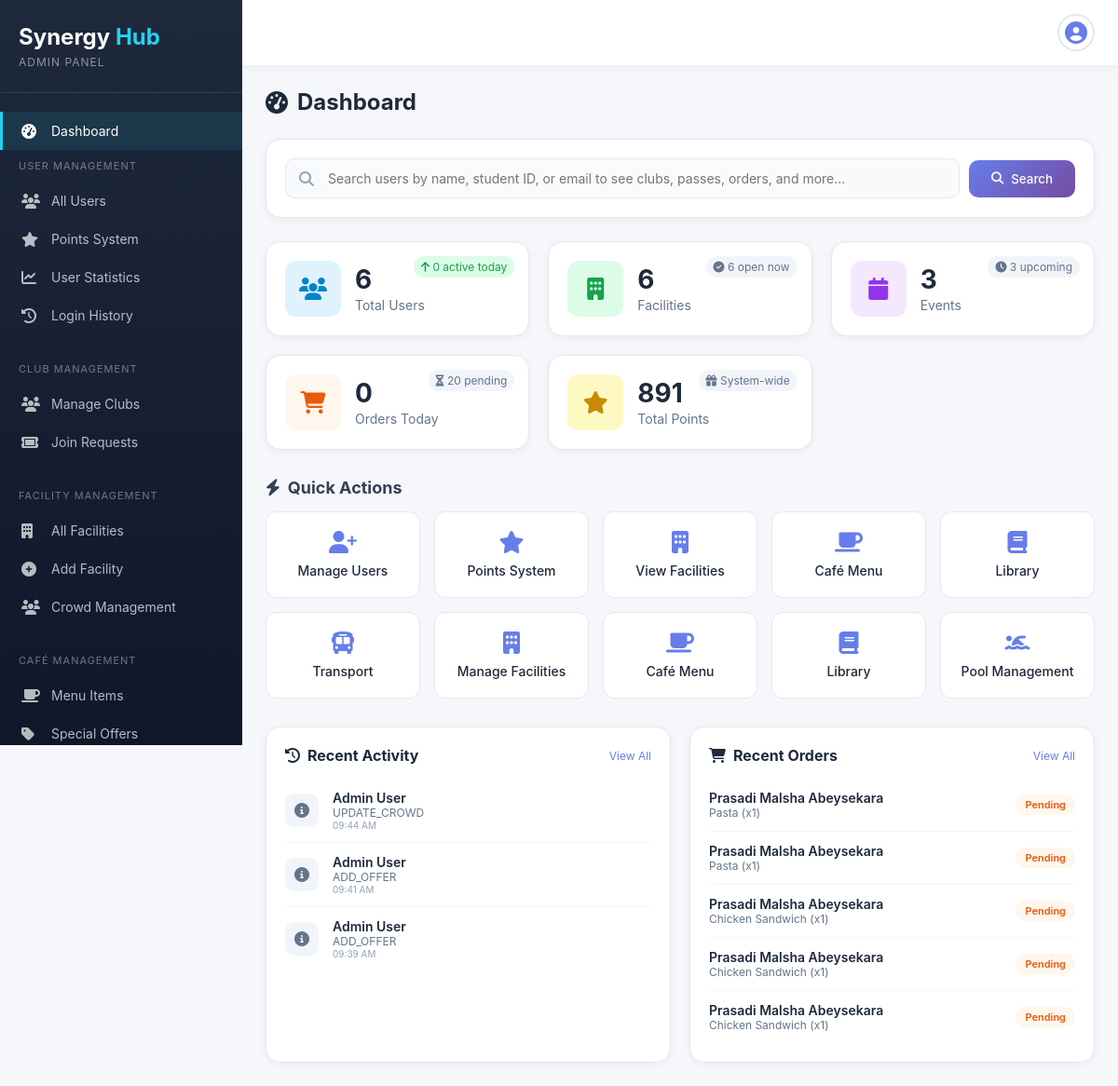
/synergy-hub_Full_Project/admin/index.php (signed in), run on the app's committed database.
### tables this page shows
CREATE TABLE `activitylogs` (
  `LogID` int(11) NOT NULL,
  `UserID` int(11) NOT NULL,
  `Action` varchar(50) NOT NULL,
  `Details` text DEFAULT NULL,
  `Timestamp` datetime DEFAULT current_timestamp()
);

CREATE TABLE `users` (
  `UserID` int(11) NOT NULL,
  `StudentID` varchar(20) DEFAULT NULL,
  `Name` varchar(100) NOT NULL,
  `Email` varchar(100) NOT NULL,
  `PasswordHash` varchar(255) NOT NULL,
  `Role` enum('Admin','User','Visitor') DEFAULT 'User',
  `PointsBalance` int(11) DEFAULT 0,
  `MembershipStatus` enum('Active','Inactive','Expired') DEFAULT 'Active',
  `CreatedAt` timestamp NOT NULL DEFAULT current_timestamp()
);

CREATE TABLE `orders` (
  `OrderID` int(11) NOT NULL,
  `UserID` int(11) NOT NULL,
  `ItemName` varchar(100) NOT NULL,
  `Category` enum('Food','Beverage','Dessert') NOT NULL,
  `Price` decimal(10,2) NOT NULL,
  `Quantity` int(11) DEFAULT 1,
  `Timestamp` timestamp NOT NULL DEFAULT current_timestamp(),
  `Status` enum('Pending','Preparing','Ready','Completed','Cancelled') DEFAULT 'Pending'
);

### synergy-hub_Full_Project/admin/config.php (called while the page is built, shortened)
<?php
function getDashboardCounts($conn) {
    $counts = [];
    $result = mysqli_query($conn, "SELECT COUNT(*) as count FROM Users WHERE Role = 'User'");
    $counts['total_users'] = $result ? mysqli_fetch_assoc($result)['count'] : 0;
    $check_activity = mysqli_query($conn, "SHOW TABLES LIKE 'ActivityLogs'");
    if (mysqli_num_rows($check_activity) > 0) {
        $result = mysqli_query($conn, "SELECT COUNT(DISTINCT UserID) as count FROM ActivityLogs WHERE DATE(Timestamp) = CURDATE()");
        $counts['active_today'] = $result ? mysqli_fetch_assoc($result)['count'] : 0;
    } else {
        $counts['active_today'] = 0;
    }
    $check_facilities = mysqli_query($conn, "SHOW TABLES LIKE 'Facilities'");
    if (mysqli_num_rows($check_facilities) > 0) {
        $result = mysqli_query($conn, "SELECT COUNT(*) as count FROM Facilities");
        $counts['total_facilities'] = $result ? mysqli_fetch_assoc($result)['count'] : 0;
        $result = mysqli_query($conn, "SELECT COUNT(*) as count FROM Facilities WHERE Status = 'Open'");
        $counts['open_facilities'] = $result ? mysqli_fetch_assoc($result)['count'] : 0;
    } else {
        $counts['total_facilities'] = 0;
        $counts['open_facilities'] = 0;
    }
    $check_events = mysqli_query($conn, "SHOW TABLES LIKE 'Events'");
    if (mysqli_num_rows($check_events) > 0) {
        $result = mysqli_query($conn, "SELECT COUNT(*) as count FROM Events");
        $counts['total_events'] = $result ? mysqli_fetch_assoc($result)['count'] : 0;
        $result = mysqli_query($conn, "SELECT COUNT(*) as count FROM Events WHERE Status = 'Upcoming'");
        $counts['upcoming_events'] = $result ? mysqli_fetch_assoc($result)['count'] : 0;
    } else {
        $counts['total_events'] = 0;
        $counts['upcoming_events'] = 0;
    }
    $check_orders = mysqli_query($conn, "SHOW TABLES LIKE 'Orders'");
    if (mysqli_num_rows($check_orders) > 0) {
        $result = mysqli_query($conn, "SELECT COUNT(*) as count FROM Orders WHERE DATE(Timestamp) = CURDATE()");
        $counts['orders_today'] = $result ? mysqli_fetch_assoc($result)['count'] : 0;
        $result = mysqli_query($conn, "SELECT COUNT(*) as count FROM Orders WHERE Status = 'Pending'");
        $counts['pending_orders'] = $result ? mysqli_fetch_assoc($result)['count'] : 0;
    } else {
        $counts['orders_today'] = 0;
        $counts['pending_orders'] = 0;
    }
    $result = mysqli_query($conn, "SELECT SUM(PointsBalance) as total FROM Users");
    $counts['total_points'] = $result ? (mysqli_fetch_assoc($result)['total'] ?? 0) : 0;
    return $counts;
}
?>

### synergy-hub_Full_Project/admin/index.php (the view, shortened to what this page needs)
<?php
require_once 'middleware.php';
require_once 'config.php';
$counts = getDashboardCounts($conn);
$search_term = isset($_GET['search']) ? trim($_GET['search']) : '';
$activity_result = false;
$check_activity = mysqli_query($conn, "SHOW TABLES LIKE 'ActivityLogs'");
if (mysqli_num_rows($check_activity) > 0) {
    $activity_sql = "SELECT al.*, u.Name as UserName
                     FROM ActivityLogs al
                     JOIN Users u ON al.UserID = u.UserID
                     ORDER BY al.Timestamp DESC
                     LIMIT 10";
    $activity_result = mysqli_query($conn, $activity_sql);
}
$orders_result = false;
$check_orders = mysqli_query($conn, "SHOW TABLES LIKE 'Orders'");
if (mysqli_num_rows($check_orders) > 0) {
    $orders_sql = "SELECT o.*, u.Name as UserName
                   FROM Orders o
                   JOIN Users u ON o.UserID = u.UserID
                   ORDER BY o.Timestamp DESC
                   LIMIT 5";
    $orders_result = mysqli_query($conn, $orders_sql);
}
?>
<!DOCTYPE html>
<html lang="en">
<head>
    <link rel="stylesheet" href="https://cdnjs.cloudflare.com/ajax/libs/font-awesome/6.5.0/css/all.min.css">
    <link rel="stylesheet" href="admin.css">
</head>
<body>
    <div class="admin-container">
        <?php include 'includes/sidebar.php'; ?>
        <div class="main-content">
            <?php include 'includes/topbar.php'; ?>
            <div class="content">
                <h1 class="page-title">
                    <i class="fa-solid fa-gauge-high"></i> Dashboard
                </h1>
                <div class="dashboard-search">
                    <form method="GET" action="" id="searchForm">
                        <div class="search-container">
                            <div class="search-input-wrapper">
                                <i class="fa-solid fa-search"></i>
                                <input type="text"
                                       name="search"
                                       class="search-input"
                                       placeholder="Search users by name, student ID, or email to see clubs, passes, orders, and more..."
                                       value="<?php echo htmlspecialchars($search_term); ?>">
                            </div>
                            <button type="submit" class="search-btn">
                                <i class="fa-solid fa-magnifying-glass"></i> Search
                            </button>
                        </div>
                    </form>
                </div>
                <div class="stats-grid">
                    <div class="stat-card">
                        <div class="stat-icon blue">
                            <i class="fa-solid fa-users"></i>
                        </div>
                        <div class="stat-info">
                            <span class="stat-value"><?php echo $counts['total_users']; ?></span>
                            <span class="stat-label">Total Users</span>
                        </div>
                        <div class="stat-change positive">
                            <i class="fa-solid fa-arrow-up"></i> <?php echo $counts['active_today']; ?> active today
                        </div>
                    </div>
                    <div class="stat-card">
                        <div class="stat-icon green">
                            <i class="fa-solid fa-building"></i>
                        </div>
                        <div class="stat-info">
                            <span class="stat-value"><?php echo $counts['total_facilities']; ?></span>
                            <span class="stat-label">Facilities</span>
                        </div>
                        <div class="stat-change">
                            <i class="fa-solid fa-circle-check"></i> <?php echo $counts['open_facilities']; ?> open now
                        </div>
                    </div>
                    <div class="stat-card">
                        <div class="stat-icon purple">
                            <i class="fa-solid fa-calendar"></i>
                        </div>
                        <div class="stat-info">
                            <span class="stat-value"><?php echo $counts['total_events']; ?></span>
                            <span class="stat-label">Events</span>
                        </div>
                        <div class="stat-change">
                            <i class="fa-solid fa-clock"></i> <?php echo $counts['upcoming_events']; ?> upcoming
                        </div>
                    </div>
                    <div class="stat-card">
                        <div class="stat-icon orange">
                            <i class="fa-solid fa-cart-shopping"></i>
                        </div>
                        <div class="stat-info">
                            <span class="stat-value"><?php echo $counts['orders_today']; ?></span>
                            <span class="stat-label">Orders Today</span>
                        </div>
                        <div class="stat-change">
                            <i class="fa-solid fa-hourglass-half"></i> <?php echo $counts['pending_orders']; ?> pending
                        </div>
                    </div>
                    <div class="stat-card">
                        <div class="stat-icon yellow">
                            <i class="fa-solid fa-star"></i>
                        </div>
                        <div class="stat-info">
                            <span class="stat-value"><?php echo number_format($counts['total_points']); ?></span>
                            <span class="stat-label">Total Points</span>
                        </div>
                        <div class="stat-change">
                            <i class="fa-solid fa-gift"></i> System-wide
                        </div>
                    </div>
                </div>
                <div class="quick-actions">
                    <h2 class="section-title">
                        <i class="fa-solid fa-bolt"></i> Quick Actions
                    </h2>
                    <div class="actions-grid">
                        <a href="users.php" class="action-card">
                            <i class="fa-solid fa-user-plus"></i>
                            <span>Manage Users</span>
                        </a>
                        <a href="points.php" class="action-card">
                            <i class="fa-solid fa-star"></i>
                            <span>Points System</span>
                        </a>
                        <a href="../facility_management.php" target="_blank" class="action-card">
                            <i class="fa-solid fa-building"></i>
                            <span>View Facilities</span>
                        </a>
                        <a href="../cafe_menu.php?id=1" target="_blank" class="action-card">
                            <i class="fa-solid fa-mug-saucer"></i>
                            <span>Café Menu</span>
                        </a>
                        <a href="../library_books.php?id=2" target="_blank" class="action-card">
                            <i class="fa-solid fa-book"></i>
                            <span>Library</span>
                        </a>
                        <a href="../transport.php" target="_blank" class="action-card">
                            <i class="fa-solid fa-bus"></i>
                            <span>Transport</span>
                        </a>
                        <a href="facility_management.php" class="action-card">
                            <i class="fa-solid fa-building"></i>
                            <span>Manage Facilities</span>
                        </a>
                        <a href="cafe_menu_admin.php" class="action-card">
                            <i class="fa-solid fa-mug-saucer"></i>
                            <span>Café Menu</span>
                        </a>
                        <a href="library_management.php" class="action-card">
                            <i class="fa-solid fa-book"></i>
                            <span>Library</span>
                        </a>
                        <a href="pool_management.php" class="action-card">
                            <i class="fa-solid fa-person-swimming"></i>
                            <span>Pool Management</span>
                        </a>
                    </div>
                </div>
                <div class="dashboard-grid">
                    <div class="dashboard-card">
                        <div class="card-header">
                            <h3><i class="fa-solid fa-clock-rotate-left"></i> Recent Activity</h3>
                            <a href="activity_logs.php" class="view-all">View All</a>
                        </div>
                        <div class="activity-list">
                            <?php if($activity_result && mysqli_num_rows($activity_result) > 0): ?>
                                <?php while($activity = mysqli_fetch_assoc($activity_result)): ?>
                                <div class="activity-item">
                                    <div class="activity-icon">
                                        <?php
                                        $icon = 'fa-circle-info';
                                        ?>
                                        <i class="fa-solid <?php echo $icon; ?>"></i>
                                    </div>
                                    <div class="activity-details">
                                        <div class="activity-user"><?php echo htmlspecialchars($activity['UserName']); ?></div>
                                        <div class="activity-action"><?php echo $activity['Action']; ?></div>
                                        <div class="activity-time"><?php echo date('h:i A', strtotime($activity['Timestamp'])); ?></div>
                                    </div>
                                </div>
                                <?php endwhile; ?>
                            <?php endif; ?>
                        </div>
                    </div>
                    <div class="dashboard-card">
                        <div class="card-header">
                            <h3><i class="fa-solid fa-cart-shopping"></i> Recent Orders</h3>
                            <a href="../my_orders.php" target="_blank" class="view-all">View All</a>
                        </div>
                        <div class="orders-list">
                            <?php if($orders_result && mysqli_num_rows($orders_result) > 0): ?>
                                <?php while($order = mysqli_fetch_assoc($orders_result)): ?>
                                <div class="order-item">
                                    <div class="order-info">
                                        <div class="order-user"><?php echo htmlspecialchars($order['UserName']); ?></div>
                                        <div class="order-desc"><?php echo htmlspecialchars($order['ItemName']); ?> (x<?php echo $order['Quantity']; ?>)</div>
                                    </div>
                                    <div class="order-status status-<?php echo strtolower($order['Status']); ?>">
                                        <?php echo $order['Status']; ?>
                                    </div>
                                </div>
                                <?php endwhile; ?>
                            <?php endif; ?>
                        </div>
                    </div>
                </div>
            </div>
        </div>
    </div>
</body>
</html>

### data on the page
activitylogs: UserID.Name "Admin User", Action "UPDATE_CROWD", Timestamp "09:44 AM"
activitylogs: UserID.Name "Admin User", Action "ADD_OFFER", Timestamp "09:41 AM"
activitylogs: UserID.Name "Admin User", Action "ADD_OFFER", Timestamp "09:39 AM"
orders: UserID.Name "Prasadi Malsha Abeysekara", ItemName "Pasta", Quantity "1", Status "Pending"
orders: UserID.Name "Prasadi Malsha Abeysekara", ItemName "Pasta", Quantity "1", Status "Pending"
orders: UserID.Name "Prasadi Malsha Abeysekara", ItemName "Chicken Sandwich", Quantity "1", Status "Pending"
orders: UserID.Name "Prasadi Malsha Abeysekara", ItemName "Chicken Sandwich", Quantity "1", Status "Pending"
orders: UserID.Name "Prasadi Malsha Abeysekara", ItemName "Chicken Sandwich", Quantity "1", Status "Pending"

### other printed values
$counts['total_users'] "6"
$counts['active_today'] "0"
$counts['total_facilities'] "6"
$counts['open_facilities'] "6"
$counts['total_events'] "3"
$counts['upcoming_events'] "3"
$counts['orders_today'] "0"
$counts['pending_orders'] "20"
$counts['total_points'] "891"
